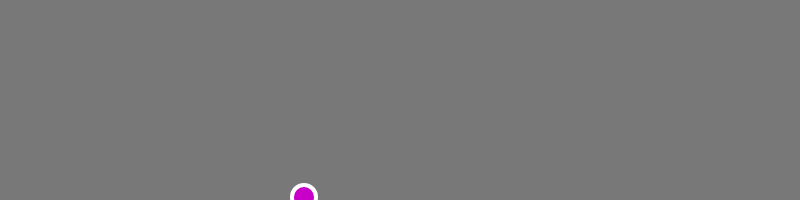
Frame 1 (no input)
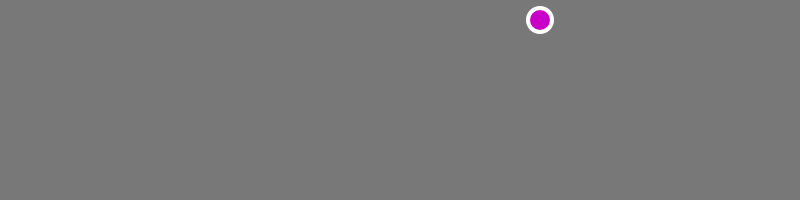
Frame 60 (no input)
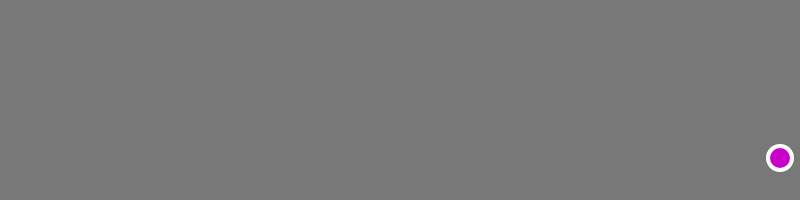
Frame 120 (the mouse pressed at the canvas centre since frame 60)

The p5.js sketch that drew these frames (run headless with seeded random() and noise() and a simulated clock; from frame 60 on, the mouse is pressed at the canvas centre):

// p5.js sketch
// ── sketch.js
/*
https://vimeo.com/channels/learningp5js/139587733
*/

var ball = {
  x: 300, 
  y: 200, 
  xspeed: 4, 
  yspeed: -3
}

function setup() {
  createCanvas(800, 200);
}

function draw() {
  background(120);
  move();
  bounce();
  display();
}

function bounce() {
  
  if (ball.x > width || ball.x < 0) {
    ball.xspeed = ball.xspeed * -1;
  } 
  
  if (ball.y > height || ball.y < 0) {
    ball.yspeed = ball.yspeed * -1;
  }
}

function display() {
  stroke(255);
  strokeWeight(4);
  fill(200, 0, 200);
  ellipse(ball.x, ball.y, 24, 24);
}

function move() {
  ball.x = ball.x + ball.xspeed;
  ball.y = ball.y + ball.yspeed;
  
}
